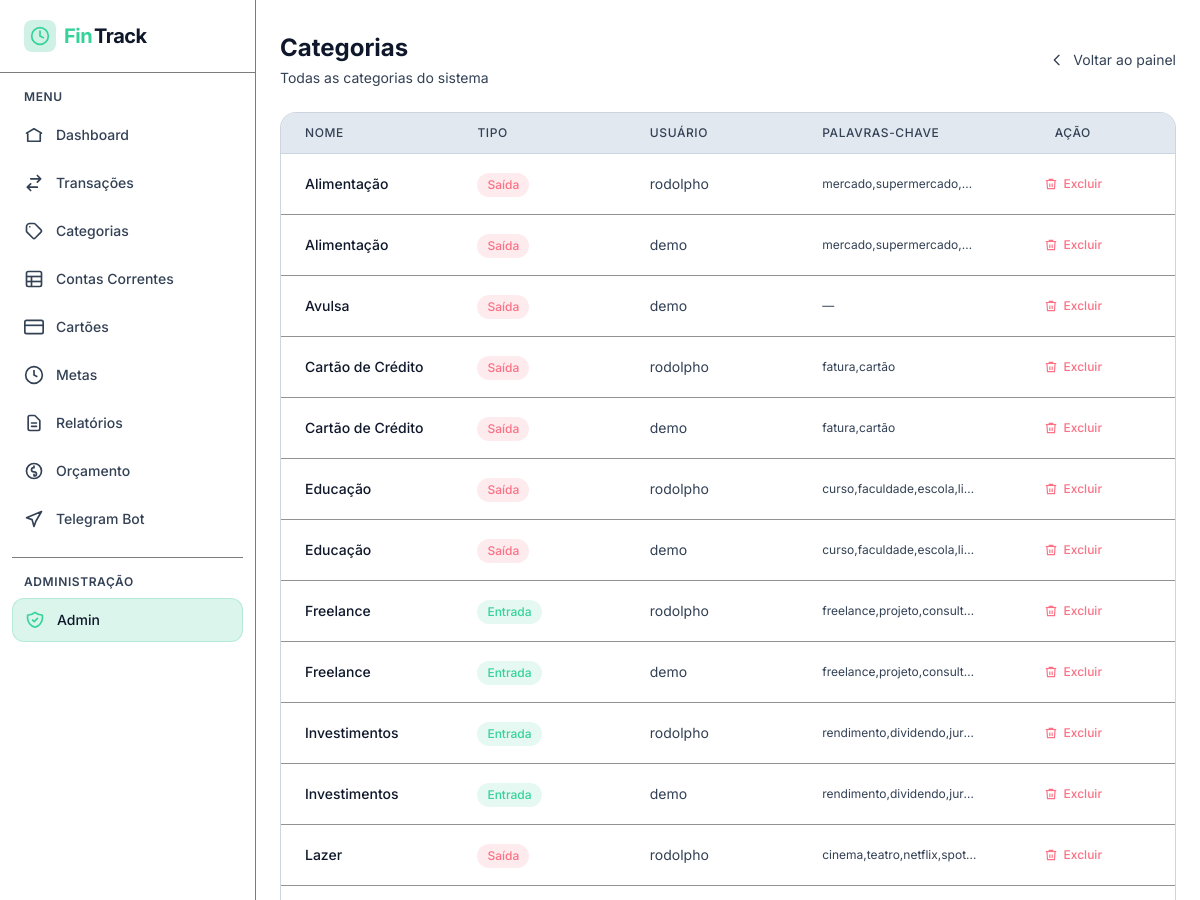
The page /admin-panel/categorias/ (signed in, upper part) on the database as committed earlier.
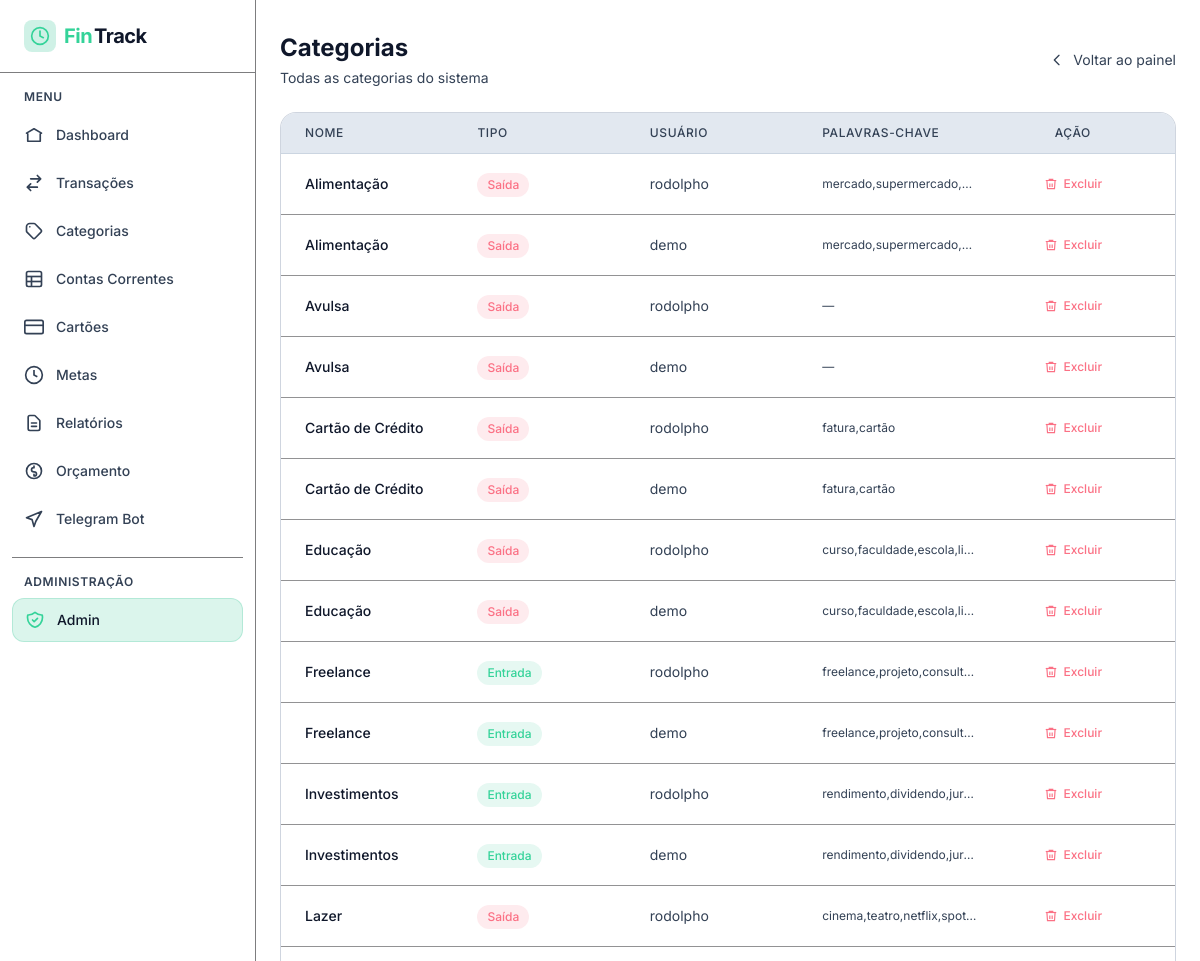
The same page on the database as committed later.
### finances/models.py (models this page shows, shortened)
class Category(models.Model):
    TIPO_CHOICES = [
        ('entrada', 'Entrada'),
        ('saida', 'Saída'),
    ]
    nome = models.CharField(max_length=100)
    tipo = models.CharField(max_length=10, choices=TIPO_CHOICES)
    usuario = models.ForeignKey(User, on_delete=models.CASCADE, related_name='categorias')
    keywords = models.TextField(
        blank=True,
        default='',
        help_text='Palavras-chave separadas por vírgula para auto-categorização',
    )
    class Meta:
        verbose_name = 'Categoria'
        verbose_name_plural = 'Categorias'
        unique_together = ['nome', 'usuario']

### admin_panel/views.py (the view)
class AdminCategoryListView(StaffRequiredMixin, ListView):
    template_name = 'admin_panel/category_list.html'
    context_object_name = 'categorias'
    paginate_by = 50
    def get_queryset(self):
        return get_admin_categories()

### admin_panel/selectors.py (called while the page is built)
def get_admin_categories():
    return (
        Category.objects
        .select_related('usuario')
        .order_by('nome')
    )

### admin_panel/views.py (called while the page is built)
    def test_func(self):
        return self.request.user.is_authenticated and self.request.user.is_staff

### admin_panel/templates/admin_panel/category_list.html (shortened to what this page needs)
{% extends 'base.html' %}
{% block content %}
  <div class="px-4 py-6 md:px-6 md:py-8 '' w-full mx-auto">
    <div class="flex flex-col sm:flex-row sm:items-center sm:justify-between gap-4 mb-6">
      <div>
        <h1 class="text-2xl font-bold text-white">Categorias</h1>
        <p class="text-zinc-400 text-sm mt-1">Todas as categorias do sistema</p>
      </div>
      <a href="{% url 'admin_panel:dashboard' %}" class="inline-flex items-center gap-2 text-zinc-400 hover:text-white text-sm transition-colors">
        <svg xmlns="http://www.w3.org/2000/svg" class="w-4 h-4" viewBox="0 0 24 24" fill="none" stroke="currentColor" stroke-width="2" aria-hidden="true">
          <path stroke-linecap="round" stroke-linejoin="round" d="M15 19l-7-7 7-7" />
        </svg>Voltar ao painel
      </a>
    </div>
    {% if categorias %}
      <div class="glass rounded-2xl overflow-hidden">
        <div class="hidden sm:grid grid-cols-5 gap-4 px-6 py-3 bg-zinc-900/50 border-b border-zinc-800 text-xs font-medium text-zinc-400 uppercase tracking-wider">
          <span>Nome</span>
          <span>Tipo</span>
          <span>Usuário</span>
          <span>Palavras-chave</span>
          <span class="text-center">Ação</span>
        </div>
        <ul class="divide-y divide-zinc-800/50">
          {% for cat in categorias %}
            <li class="group hover:bg-zinc-800/30 transition-colors">
              <div class="grid grid-cols-1 sm:grid-cols-5 gap-2 sm:gap-4 items-center px-4 sm:px-6 py-4">
                <span class="text-sm font-medium text-white">{{ cat.nome }}</span>
                <div>
                  <span class="inline-flex items-center px-2.5 py-1 rounded-full text-xs font-medium
              {% if cat.tipo == 'entrada' %}
                      bg-emerald-500/10 text-emerald-400
                    {% else %}
                      bg-rose-500/10 text-rose-400
                    {% endif %}">
                    {% if cat.tipo == 'entrada' %}
                      Entrada
                    {% else %}
                      Saída
                    {% endif %}
                  </span>
                </div>
                <span class="text-sm text-zinc-400">{{ cat.usuario.username|default:'Sistema' }}</span>
                <span class="text-xs text-zinc-500 truncate">{{ cat.keywords|default:'—' }}</span>
                <div class="flex items-center sm:justify-center">
                  <a href="{% url 'admin_panel:category_delete' cat.pk %}" class="inline-flex items-center gap-1.5 px-3 py-1.5 rounded-lg text-xs font-medium text-rose-400 hover:bg-rose-500/10 transition-colors focus:outline-none focus:ring-2 focus:ring-red-500">
                    <svg class="w-3.5 h-3.5" viewBox="0 0 24 24" fill="none" stroke="currentColor" stroke-width="2" aria-hidden="true">
                      <polyline points="3 6 5 6 21 6" />
                      <path d="M19 6l-1 14H6L5 6" />
                      <path d="M10 11v6M14 11v6" />
                      <path d="M9 6V4h6v2" />
                    </svg>Excluir
                  </a>
                </div>
              </div>
            </li>
          {% endfor %}
        </ul>
      </div>
    {% else %}
      <div class="glass rounded-2xl p-12 text-center">
        <h3 class="text-lg font-semibold text-white mb-2">Nenhuma categoria encontrada</h3>
        <p class="text-zinc-400 text-sm">Não há categorias cadastradas no sistema.</p>
      </div>
    {% endif %}
  </div>
{% endblock %}

Rows that differ between the two databases and show on the page:
added Category: nome "Avulsa", tipo "Saída", usuario.username "rodolpho", keywords "—"
